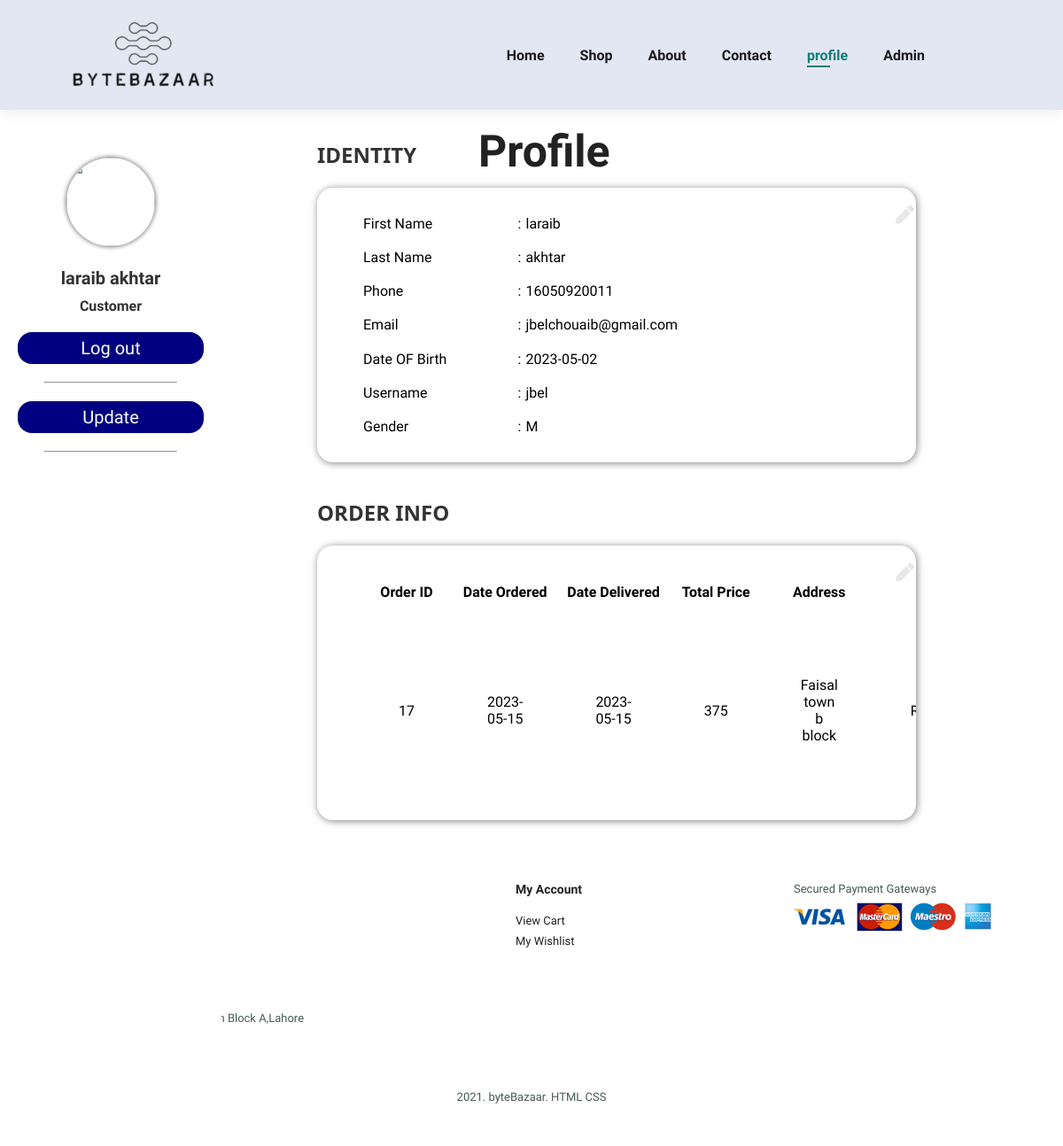
Page /website/profile.php (signed in) on the committed database.
### tables this page shows
CREATE TABLE `accounts` (
  `aid` int(11) NOT NULL,
  `afname` varchar(100) NOT NULL,
  `alname` varchar(100) NOT NULL,
  `phone` varchar(20) NOT NULL,
  `email` varchar(100) NOT NULL,
  `dob` date NOT NULL,
  `username` varchar(100) NOT NULL,
  `gender` varchar(10) NOT NULL,
  `password` varchar(100) NOT NULL
);

CREATE TABLE `orders` (
  `oid` int(11) NOT NULL,
  `dateod` date NOT NULL,
  `datedel` date DEFAULT NULL,
  `aid` int(11) NOT NULL,
  `address` varchar(255) NOT NULL,
  `city` varchar(50) NOT NULL,
  `country` varchar(100) NOT NULL,
  `account` char(16) DEFAULT NULL,
  `total` int(11) NOT NULL
);

### website/profile.php (the view, shortened to what this page needs)
<?php
include("include/connect.php");
$aid = $_SESSION['aid'];
$formData = array();
$query = "SELECT * FROM accounts WHERE aid = $aid";
$result = mysqli_query($con, $query);
$userData = mysqli_fetch_assoc($result);
if (isset($_SESSION['profile_form_data'])) {
    $formData = $_SESSION['profile_form_data'];
    unset($_SESSION['profile_form_data']);
} else {
    $formData = array(
        'firstname' => $userData['afname'],
        'lastname' => $userData['alname'],
        'phone' => $userData['phone'],
        'email' => $userData['email'],
        'dob' => $userData['dob']
    );
}
?>
<!DOCTYPE html>
<html lang="en">
<head>
    <link rel="stylesheet" href="https://pro.fontawesome.com/releases/v5.10.0/css/all.css" />
    <link rel="stylesheet" href="https://pro.fontawesome.com/releases/v5.10.0/css/all.css" />
    <link rel="stylesheet" href="style.css" />
</head>
<body>
    <section id="header">
        <a href="index.php"><img src="img/logo.png" class="logo" alt="" /></a>
        <div>
            <ul id="navbar">
                <li><a href="index.php">Home</a></li>
                <li><a href="shop.php">Shop</a></li>
                <li><a href="about.php">About</a></li>
                <li><a href="contact.php">Contact</a></li>
                <?php
        if ($_SESSION['aid'] < 0) {
          echo "   <li><a href='login.php'>login</a></li>
            <li><a  href='signup.php'>SignUp</a></li>
            ";
        } else {
          echo "   <li><a class='active'  href='profile.php'>profile</a></li>
          ";
        }
        ?>
                <li><a href="admin.php">Admin</a></li>
                <li id="lg-bag">
                    <a href="cart.php"><i class="far fa-shopping-bag"></i></a>
                </li>
            </ul>
        </div>
    </section>
    <div class="navbar-top">
        <div class="title">
            <h1>Profile</h1>
        </div>
    </div>
    <div class="sidenav">
        <div class="profile">
            <img src="https://imdezcode.files.wordpress.com/2020/02/imdezcode-logo.png" alt="" width="100" height="100">
            <?php
      include("include/connect.php");
      $aid = $_SESSION['aid'];
      $query = "SELECT * FROM ACCOUNTS WHERE aid = $aid";
      $result = mysqli_query($con, $query);
      $row = mysqli_fetch_assoc($result);
      $afname = $row['afname'];
      $alname = $row['alname'];
      $name = $afname . " " . $alname;
      echo "
      <div class='name'>
        $name
      </div>
      <div class='job'>
        Customer
      </div>
    </div>
    "
        ?>
            <div class="sidenav-url">
                <div class="url">
                    <a href='profile.php?lo=1' class="btn logup">Log out</a>
                    <hr allign="center">
                </div>
                <div class="url">
                    <a href='profile.php?upd=1' class="btn logup">Update</a>
                    <hr allign="center">
                </div>
            </div>
        </div>
        <div class="main">
            <h2>IDENTITY</h2>
            <div class="card">
                <div class="card-body">
                    <i class="fa fa-pen fa-xs edit"></i>
                    <table>
                        <tbody>
                            <?php
              if (isset($_GET['upd'])) {
                include("include/connect.php");
                $aid = $_SESSION['aid'];
                $query = "SELECT * FROM ACCOUNTS WHERE aid = $aid";
                $result = mysqli_query($con, $query);
                $row = mysqli_fetch_assoc($result);
                $afname = $row['afname'];
                $alname = $row['alname'];
                $phone = $row['phone'];
                $email = $row['email'];
                $dob = $row['dob'];
                $user = $row['username'];
                $gender = $row['gender'];
                echo "
              <form class='form1' method='post'>
              <tr>
                <td>First Name</td>
                <td>:</td>
                <td><input name='a1' type='text' value='".htmlspecialchars($formData['firstname'])."' required></td>
              </tr>
              <tr>
                <td>Last Name</td>
                <td>:</td>
                <td><input name='a2' type='text' value='".htmlspecialchars($formData['lastname'])."' required></td>
              </tr>
              <tr>
                <td>Phone</td>
                <td>:</td>
                <td><input name='a3' type='tel' value='".htmlspecialchars($formData['phone'])."'
                    pattern='^\+[0-9]{7,15}$'
                    title='Please enter phone number in international format (e.g., +1234567890)' required></td>
              </tr>
              <tr>
                <td>Email</td>
                <td>:</td>
                <td><input name='a5' type='email' value='".htmlspecialchars($formData['email'])."' required></td>
              </tr>
              <tr>
              <td>Date OF Birth</td>
              <td>:</td>
              <td><input name='a6' type='date' value='".htmlspecialchars($formData['dob'])."' required></td>
              </tr>
              <tr>
              <td><button name='submit' type='submit' class='btn' style='width: 50%;'>Submit</button></td>
              </tr>
              </form>
              ";
              if (isset($error) && $error) {
                echo "<div id='errorMsg' class='error-message'>$errorMsg</div>";
              } elseif (isset($_GET['success'])) {
                echo "<div id='successMsg' class='success-message'>Profile updated successfully!</div>";
              }
              } else {
                include("include/connect.php");
                $aid = $_SESSION['aid'];
                $query = "SELECT * FROM ACCOUNTS WHERE aid = $aid";
                $result = mysqli_query($con, $query);
                $row = mysqli_fetch_assoc($result);
                $afname = $row['afname'];
                $alname = $row['alname'];
                $phone = $row['phone'];
                $email = $row['email'];
                $dob = $row['dob'];
                $user = $row['username'];
                $gender = $row['gender'];
                echo "
              <tr>
                <td>First Name</td>
                <td>:</td>
                <td>$afname</td>
              </tr>
              <tr>
                <td>Last Name</td>
                <td>:</td>
                <td>$alname</td>
              </tr>
              <tr>
                <td>Phone</td>
                <td>:</td>
                <td>$phone</td>
              </tr>
              <tr>
                <td>Email</td>
                <td>:</td>
                <td>$email</td>
              </tr>
              <tr>
              <td>Date OF Birth</td>
              <td>:</td>
              <td>$dob</td>
              </tr>
              <tr>
              <td>Username</td>
              <td>:</td>
              <td>$user</td>
              </tr>
              <tr>
              <td>Gender</td>
              <td>:</td>
              <td>$gender</td>
              </tr>
              ";
              }
              ?>
                        </tbody>
                    </table>
                </div>
            </div>
            <?php
      if (isset($_GET['odd'])) {
        include("include/connect.php");
        $oid = $_GET['odd'];
        $query = "select * from `order-details` where oid = $oid";
        $result = mysqli_query($con, $query);
        echo "<h2>Review</h2>
                  <div class='card'>
                  <div class='card-body'>
                      <i class='fa fa-pen fa-xs edit'></i>
                      <div class='tb' style: 'height: 700px; max-height: 700px;'>
                      <form method='post'> <table style='display:table; max-height: 700px;' class='tb'><thead>
                <tr>
                  <th>Name</th>
                  <th>Image</th>
                  <th>Price</th>
                  <th>Review</th>
                  <th>Rating</th>
                </tr>
                </thead><tbody>";
        while ($row = mysqli_fetch_assoc($result)) {
          include("include/connect.php");
          $pid = $row['pid'];
          $query = "select * from products where pid = $pid";
          $result2 = mysqli_query($con, $query);
          $row2 = mysqli_fetch_assoc($result2);
          $img = $row2['img'];
          $pname = $row2['pname'];
          $price = $row2['price'];
          echo " <tr>
                    <td>$pname</td>
                    <td><img src='product_images/$img' width='50px' height='50px' alt='Product 1'></td>
                    <td>$price</td>
                    <td><textarea name='$pid-te'> </textarea></td>
                    <td>
                      <fieldset class='rating' style='width: 300px; padding: 0;' id = 'a-$pid-rating'>
                        <input type='radio' onclick='bruh(`$pid`)' id='$pid-rating1' name='$pid-rating' value='1' required><label for='$pid-rating1' style='padding: 10px;'></label>
                        <input type='radio' onclick='bruh(`$pid`)' id='$pid-rating2' name='$pid-rating' value='2' ><label for='$pid-rating2' style='padding: 10px;'></label>
                        <input type='radio' onclick='bruh(`$pid`)' id='$pid-rating3' name='$pid-rating' value='3' ><label for='$pid-rating3' style='padding: 10px;'></label>
                        <input type='radio' onclick='bruh(`$pid`)' id='$pid-rating4' name='$pid-rating' value='4' ><label for='$pid-rating4' style='padding: 10px;'></label>
                        <input type='radio' onclick='bruh(`$pid`)' id='$pid-rating5' name='$pid-rating' value='5' ><label for='$pid-rating5' style='padding: 10px;'></label>
                      </fieldset>
                    </td>
                  </tr><script>bruh(`$pid`);</script>";
        }
        echo "</tbody></table><div class='asd'><button type='submit' name='abc' class = 'btn' >Submit</button></div>
                </form></tbody>
                  </table>
              </div>
          </div>
     ";
      } else {
        echo "<h2>ORDER INFO</h2>
                <div class='card'>
                <div class='card-body'>
                    <i class='fa fa-pen fa-xs edit'></i>
                    <div class='tb'>
                        <table style='display:table;' class='tb'>
                            <thead>
                                <tr>
                                    <th>Order ID</th>
                                    <th>Date Ordered</th>
                                    <th>Date Delivered</th>
                                    <th>Total Price</th>
                                    <th>Address</th>
                                    <th>Review</th>
                                </tr>
                            </thead>
                            <tbody>";
        include("include/connect.php");
        $aid = $_SESSION['aid'];
        $query = "SELECT * FROM orders join accounts on orders.aid = accounts.aid where orders.aid = $aid";
        $result = mysqli_query($con, $query);
        while ($row = mysqli_fetch_assoc($result)) {
          $oid = $row['oid'];
          $dateod = $row['dateod'];
          $datedel = $row['datedel'];
          $add = $row['address'];
          $pri = $row['total'];
          echo "
                <tr>
                <td>$oid</td>
                    <td>$dateod</td>
                    <td>$datedel</td>
                    <td>$pri</td>
                <td style='max-width: 300px; max-height: 100px; overflow-x: auto; overflow-y: auto;'>$add</td>
                ";
          if ($datedel != "Not Delivered") {
            $query1 = "select* from reviews where oid = $oid";
            $r = mysqli_query($con, $query1);
            $w = mysqli_fetch_assoc($r);
            if (empty($w))
              echo "<td><a href='profile.php?odd=$oid'><button class='insert-btn'>Review</button></a></td>";
            else
              echo "<td>Reviewed</td>";
          }
          echo "</tr>";
        }
        echo "</tbody>
                  </table>
              </div>
          </div>
      </div>";
      }
      ?>
        </div>
        <footer class="section-p1">
            <div class="col">
                <h4>Contact</h4>
                <p>
                    <strong>Address: </strong> Street 2, Johar Town Block A,Lahore
                </p>
                <p>
                    <strong>Phone: </strong> +92324953752
                </p>
                <p>
                    <strong>Hours: </strong> 9am-5pm
                </p>
            </div>
            <div class="col">
                <h4>My Account</h4>
                <a href="cart.php">View Cart</a>
                <a href="wishlist.php">My Wishlist</a>
            </div>
            <div class="col install">
                <p>Secured Payment Gateways</p>
                <img src="img/pay/pay.png" />
            </div>
            <div class="copyright">
                <p>2021. byteBazaar. HTML CSS </p>
            </div>
        </footer>
</body>
</html>

### rows in the picture
accounts: name "laraib akhtar", afname "laraib", alname "akhtar", phone "16050920011", email "jbelchouaib@gmail.com", dob "2023-05-02", username "jbel", gender "M"
orders: oid "17", dateod "2023-05-15", datedel "2023-05-15", total "375", address "Faisal town b block", shows "Reviewed"
